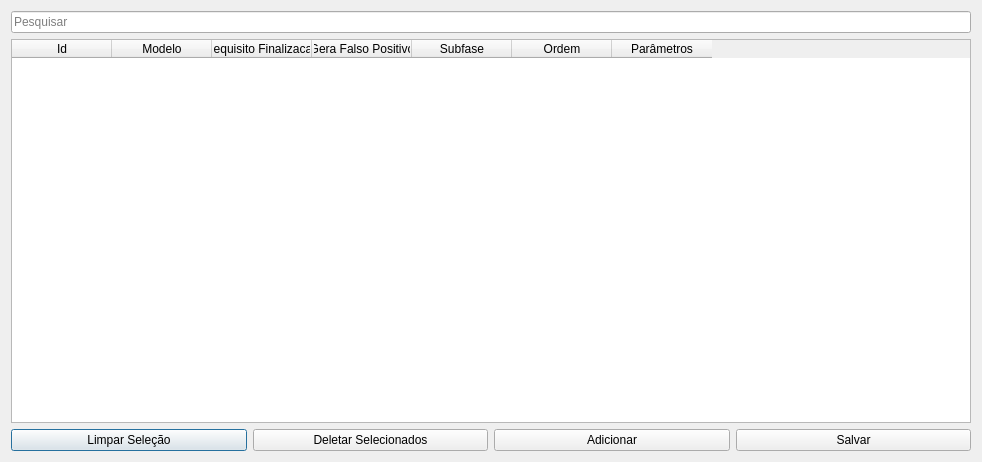
<?xml version="1.0" encoding="UTF-8"?>
<ui version="4.0">
 <class>Dialog</class>
 <widget class="QDialog" name="Dialog">
  <property name="geometry">
   <rect>
    <x>0</x>
    <y>0</y>
    <width>982</width>
    <height>462</height>
   </rect>
  </property>
  <property name="windowTitle">
   <string>Perfis Modelo</string>
  </property>
  <layout class="QGridLayout" name="gridLayout">
   <item row="1" column="0">
    <widget class="QTableWidget" name="tableWidget">
     <attribute name="verticalHeaderCascadingSectionResizes">
      <bool>false</bool>
     </attribute>
     <column>
      <property name="text">
       <string>Id</string>
      </property>
     </column>
     <column>
      <property name="text">
       <string>Modelo</string>
      </property>
     </column>
     <column>
      <property name="text">
       <string>Requisito Finalizacao</string>
      </property>
     </column>
     <column>
      <property name="text">
       <string>Gera Falso Positivo</string>
      </property>
     </column>
     <column>
      <property name="text">
       <string>Subfase</string>
      </property>
     </column>
     <column>
      <property name="text">
       <string>Ordem</string>
      </property>
     </column>
     <column>
      <property name="text">
       <string>Parâmetros</string>
      </property>
     </column>
    </widget>
   </item>
   <item row="2" column="0">
    <layout class="QHBoxLayout" name="horizontalLayout">
     <item>
      <widget class="QPushButton" name="clearSelectionBtn">
       <property name="text">
        <string>Limpar Seleção</string>
       </property>
      </widget>
     </item>
     <item>
      <widget class="QPushButton" name="delBtn">
       <property name="text">
        <string>Deletar Selecionados</string>
       </property>
      </widget>
     </item>
     <item>
      <widget class="QPushButton" name="addFormBtn">
       <property name="text">
        <string>Adicionar</string>
       </property>
      </widget>
     </item>
     <item>
      <widget class="QPushButton" name="saveBtn">
       <property name="text">
        <string>Salvar</string>
       </property>
      </widget>
     </item>
    </layout>
   </item>
   <item row="0" column="0">
    <widget class="QLineEdit" name="searchLe">
     <property name="placeholderText">
      <string>Pesquisar</string>
     </property>
    </widget>
   </item>
  </layout>
 </widget>
 <resources/>
 <connections/>
</ui>
